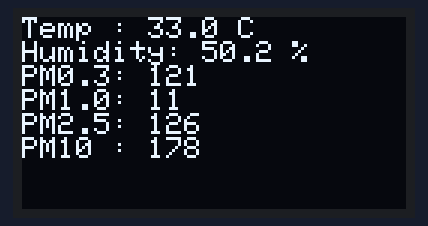
Bench run of a sketch on a simulated ESP8266 (NodeMCU). On the bench: 128×64 one-colour display. WiFi joins after 1.5 s; servers stay silent unless stated; uploads are accepted with an empty reply; random numbers use the default seed unless the sketch sets one; what the sketch prints to the serial monitor is not drawn.

Above: at 1.7 s.
At 5.4 s:
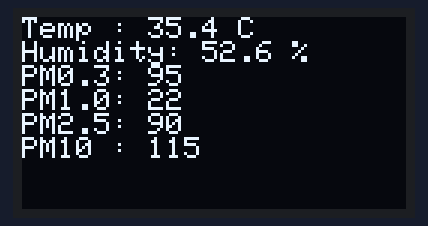
At 10.3 s:
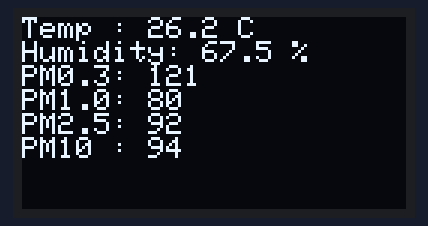
At 19.0 s:
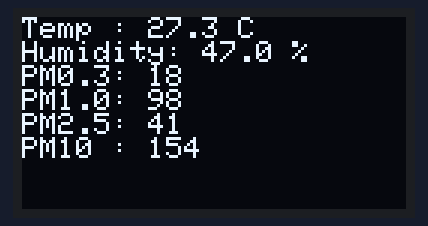
At 27.7 s:
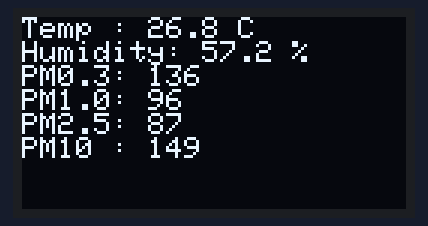
At 37.6 s:
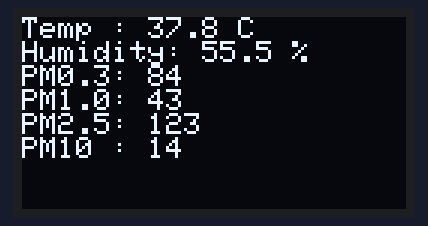

The sketch:

5ESP8266googleFormDummy.ino
```cpp
/* Google Form Link Format:
   https://docs.google.com/forms/d/e/YOUR_COMPLETE-LINK/
   viewform?usp=pp_url&entry.2128414819=20&entry.671850365=60&entry.713531188=1000&entry.318084391=100&entry.2115180752=10&entry.1088528795=5
*/

#include <Wire.h>
#include <Adafruit_GFX.h>
#include <Adafruit_SSD1306.h>
#include <ESP8266WiFi.h>
#include <ESP8266HTTPClient.h>
#include <WiFiClientSecure.h>

// WiFi credentials
#define WIFI_SSID     "username"
#define WIFI_PASSWORD "password"

// Google Form POST URL
#define FORM_URL "https://docs.google.com/forms/d/e/Your_Link/formResponse?usp=pp_url&"

// OLED configuration
#define SCREEN_WIDTH 128
#define SCREEN_HEIGHT 64
Adafruit_SSD1306 display(SCREEN_WIDTH, SCREEN_HEIGHT, &Wire, -1);

// Simulated sensor variables
float temperature = 0.0;
float humidity = 0.0;
uint16_t pm03 = 0, pm10 = 0, pm25 = 0, pm100 = 0;

void setup() {
  Serial.begin(115200);

  // Initialize OLED
  if (!display.begin(SSD1306_SWITCHCAPVCC, 0x3C)) {
    Serial.println(F("SSD1306 allocation failed"));
    while (1);
  }

  display.clearDisplay();
  display.setTextSize(1);
  display.setTextColor(SSD1306_WHITE);
  display.setCursor(0, 0);
  display.println("Connecting to WiFi...");
  display.display();

  // Connect to WiFi
  WiFi.begin(WIFI_SSID, WIFI_PASSWORD);
  Serial.print("Connecting to WiFi");
  while (WiFi.status() != WL_CONNECTED) {
    delay(500);
    Serial.print(".");
  }
  Serial.println("\nWiFi connected.");

  display.clearDisplay();
  display.setCursor(0, 0);
  display.println("WiFi connected.");
  display.display();

  // Seed RNG
  randomSeed(micros());
}

void loop() {
  // Simulate sensor values
  temperature = random(250, 400) / 10.0; // 25.0 - 40.0 °C
  humidity    = random(300, 900) / 10.0; // 30.0 - 90.0 %
  pm03        = random(0, 300);
  pm10        = random(0, 100);
  pm25        = random(0, 150);
  pm100       = random(0, 200);

  // Display to Serial Monitor
  Serial.println("========== SIMULATED DATA ==========");
  Serial.printf("Temperature: %.1f °C\n", temperature);
  Serial.printf("Humidity   : %.1f %%\n", humidity);
  Serial.printf("PM0.3      : %u #/0.1L\n", pm03);
  Serial.printf("PM1.0      : %u µg/m³\n", pm10);
  Serial.printf("PM2.5      : %u µg/m³\n", pm25);
  Serial.printf("PM10       : %u µg/m³\n", pm100);
  Serial.println("====================================");

  // Display on OLED
  display.clearDisplay();
  display.setCursor(0, 0);
  display.printf("Temp : %.1f C\n", temperature);
  display.printf("Humidity: %.1f %%\n", humidity);
  display.printf("PM0.3: %u\n", pm03);
  display.printf("PM1.0: %u\n", pm10);
  display.printf("PM2.5: %u\n", pm25);
  display.printf("PM10 : %u\n", pm100);
  display.display();

  // Send data to Google Form
  if (WiFi.status() == WL_CONNECTED) {
    WiFiClientSecure client;
    client.setInsecure();  // Accept all certificates (useful for testing HTTPS on ESP8266)

    HTTPClient http;
    http.begin(client, FORM_URL);
    http.addHeader("Content-Type", "application/x-www-form-urlencoded");

    String postData = "entry.2128414819=" + String(temperature, 1) +
                      "&entry.671850365=" + String(humidity, 1) +
                      "&entry.713531188=" + String(pm03) +
                      "&entry.318084391=" + String(pm10) +
                      "&entry.2115180752=" + String(pm25) +
                      "&entry.1088528795=" + String(pm100);

    int responseCode = http.POST(postData);

    if (responseCode == 200) {
      Serial.println("✅ Google Form: Data submitted successfully!");
    } else {
      Serial.print("❌ Google Form Error: ");
      Serial.println(responseCode);
    }

    http.end();
  } else {
    Serial.println("❌ WiFi not connected. Skipping data submission.");
  }

  delay(1000);  // Wait 10 seconds
}
```

Measured:
- what the display in image 0 shows lasts 1.3 s, from 1.6 s to 2.9 s
